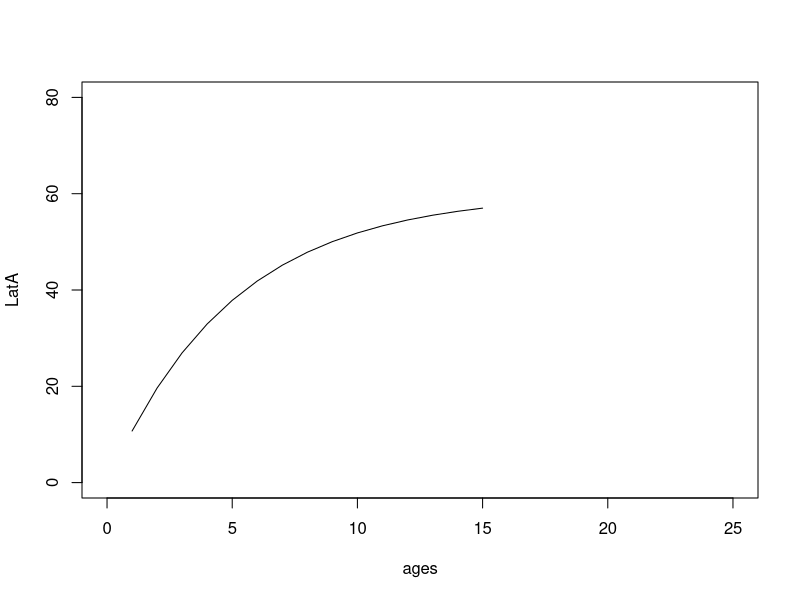
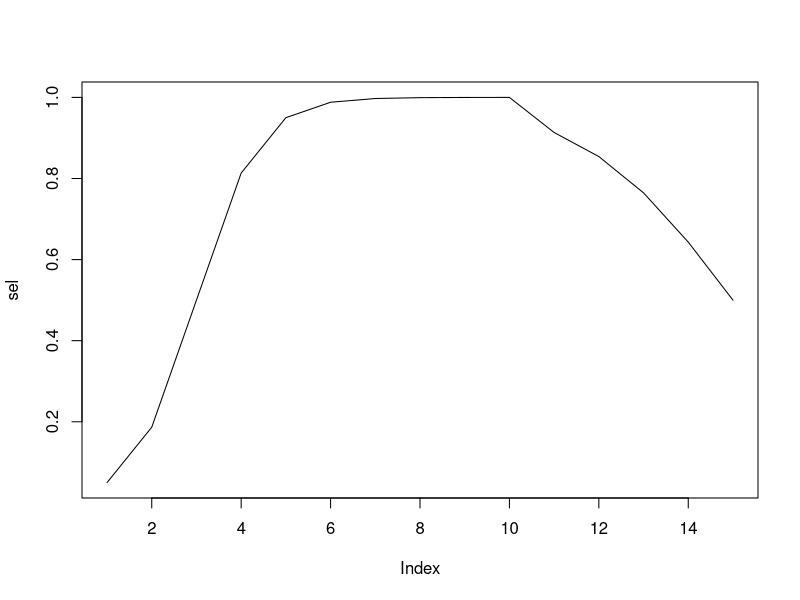

The R script that drew these images, in order:
#
# operating model M9: Flatfish, Flat, Dome shape
#-----------------------------------------------------
#---------------------------------------------------

# define functions
VB_func<-function(Linf,k,t0,age)
{
  Lt = Linf*(1-exp(-k*(age-t0))) # po is the length of age 0 fish.
  return(Lt)
}

mat_func<-function(L50,L95,length)
{
  b1=log(0.95/0.05)/(L95-L50)
  bo = -L50*b1
  logit_pt =  bo+b1*length
  matp= exp(logit_pt)/(1+exp(logit_pt))
  return(matp)
}

#---------------------------------------------------------------------------------
# define biological and fishing variables

nyear<-100 # number of years
rec.age<-1 # the age of recruitment to fishery
first.year<-2020 # the first year of projection

# biological variables
nage<-15 # number of ages

ages<-c(rec.age:(rec.age+nage-1)) # list of ages in the simulation
years<-c(first.year:(first.year+nyear-1)) # list of years in the simulation

len_mid<-seq(6,50,2)
len_border<-seq(5,51,2)
len_border[1]=-Inf
len_border[length(len_border)]=Inf
nlen<-length(len_mid)
len_lower=len_border[1:nlen]
len_upper=len_border[2:(nlen+1)]

M=0.2 # natural mortality
init_Z=0.5 # initial total mortality lead to equilibrium age structure

vbk=0.2
Linf=60
t0=1/60

LatA=VB_func(Linf,vbk,t0,ages)
plot(ages,LatA,type="l",ylim=c(0,80),xlim=c(0,25))

# weigth at length
a=exp(-12); b=3
W_at_len = a*(len_mid^b)

#plot(len_mid,W_at_len,type="l")

# maturation at length
mat_L50=35; mat_L95=40
mat=mat_func(mat_L50,mat_L95,len_mid)

#plot(len_mid,mat,type="l")

cv_L=0.2 # the coefficient of variance in length at age at the beginning year
cv_inc=0.2 # the coefficient of variance in growth increment

std_logR=0.3 # standard deviation of recruitment
std_logN0=0.2 # standar deviation of initial number at age

# SR relationship (BH model) aS/(b+S)
alpha=400
beta=10

ssb_test=seq(0,300,1)
rec_test=alpha*ssb_test/(beta+ssb_test)

#plot(ssb_test,rec_test,xlim=c(0,300),type="l")

# age-length tansition matrix
pla=matrix(NA,nrow=nage,ncol=nlen) # transfer age to length
ml=VB_func(Linf,vbk,t0,ages)
sl=cv_L*ml
for(i in 1:nlen){
  pla[,i]=pnorm(len_border[i+1],ml,sl)-pnorm(len_border[i],ml,sl)
}

# survey variables

std_SN=0.1 # survey measurement error

q_surv_L50=15 # survey catchability at length
q_surv_L95=20
q_surv=mat_func(q_surv_L50,q_surv_L95,len_mid)

# fishing variable

sel=c(mat_func(3,5,ages[1:10]),mat_func(15,10,ages[11:15])) # dome shape double logistic equation
plot(sel,type="l")

#-------------------------------------------------------------------------------------------------
# start the simulation
setwd("E:\\simulation study\\operating models\\M9")

for(iter in 4:100){
  
  # recruitment
  Rec<-rep(NA,nyear)
  R_init=500 # initial number of recruitment
  set.seed(iter)
  dev_logR = arima.sim(list(order=c(1,0,0), ar=0.1), n=nyear)*std_logR # std of rec is 0.2
  for(i in 1:nyear){
    Rec[i]<-exp(log(R_init)+dev_logR[i])
  }
  
  # mortality
  Z_at_age<-matrix(NA,nrow=nyear,ncol=nage) # total mortality at age
  F_at_age<-matrix(NA,nrow=nyear,ncol=nage) # fishing mortality at age
  M_at_age<-matrix(M,nrow=nyear,ncol=nage) # natural mortality at age
  set.seed(iter)
  F_yr<-0.3*exp(arima.sim(list(order=c(1,0,0), ar=0.75), n=nyear)*0.2) # annual fishing mortality
  for(i in 1:nyear){
    F_at_age[i,]<-F_yr[i]*sel
    Z_at_age[i,]<-F_at_age[i,]+M_at_age[i,]
  }
  
  N_at_age<-matrix(NA,nrow=nyear,ncol=nage) # abundance at age
  N_at_len<-matrix(NA,nrow=nyear,ncol=nlen) # abundance at length
 
  # first year age structure
  set.seed(iter)
  N0_at_age = rep(NA,nage)
  dev_logN0 = rnorm((nage-1),0,std_logN0) 
  N0_at_age[1]<-Rec[1]
  for(i in 2:nage){
    N0_at_age[i]=N0_at_age[i-1]*exp(-init_Z+dev_logN0[i-1])
  }
  
  # age-based cohort dynamics
  
  # define variables
  N_at_age<-matrix(NA,nrow=nyear,ncol=nage) # number at age
  N_at_len<-matrix(NA,nrow=nyear,ncol=nlen) # number at length
  #B_at_age<-matrix(NA,nrow=nyear,ncol=nage) # biomass at age
  B_at_len<-matrix(NA,nrow=nyear,ncol=nlen) # biomass at length
  #SB_at_age<-matrix(NA,nrow=nyear,ncol=nage) # spawning biomass at age
  SB_at_len<-matrix(NA,nrow=nyear,ncol=nlen) # spawning biomass at length
  CN_at_age<-matrix(NA,nrow=nyear,ncol=nage) # catch number at age
  CN_at_len<-matrix(NA,nrow=nyear,ncol=nlen) # catch number at length
  #CB_at_age<-matrix(NA,nrow=nyear,ncol=nage) # catch biomass at age
  CB_at_len<-matrix(NA,nrow=nyear,ncol=nlen) # catch biomass at length
  SSB=rep(NA,nyear)
  TN=rep(NA,nyear)
  TB=rep(NA,nyear)
  CN=rep(NA,nyear)
  CB=rep(NA,nyear)
  
  # Initialization
  N_at_age[1,]=N0_at_age
  N_at_len[1,]=N_at_age[1,]%*%pla
  B_at_len[1,]=N_at_len[1,]*W_at_len
  SB_at_len[1,]=B_at_len[1,]*mat
  SSB[1]=sum(SB_at_len[1,])
  
  # forward dynamics
  for(i in 2:nyear)
  {
    # recruitment process
    logR=log(alpha*SSB[i-1]/(beta + SSB[i-1])) # BH model
    Rec[i]<-exp(logR+dev_logR[i]) # add autocorrelated error
    N_at_age[i,1]<-Rec[i]
    
    for(j in 2:(nage-1))
    {
      # survival process
      N_at_age[i,j]<-N_at_age[i-1,j-1]*exp(-Z_at_age[i-1,j-1])
    }
    # plus group
    N_at_age[i,nage]<-N_at_age[i-1,nage-1]*exp(-Z_at_age[i-1,nage-1]) + N_at_age[i-1,nage]*exp(-Z_at_age[i-1,nage])
    
    N_at_len[i,]=N_at_age[i,]%*%pla
    B_at_len[i,]=N_at_len[i,]*W_at_len
    SB_at_len[i,]=B_at_len[i,]*mat
    SSB[i]=sum(SB_at_len[i,])
    
  }
   
  # derive other quantities
  for(i in 1:nyear)
  {
    for(j in 1:nage)
    {
      CN_at_age[i,j]=N_at_age[i,j]*(1-exp(-Z_at_age[i,j]))*(F_at_age[i,j]/Z_at_age[i,j])
    }
    CN_at_len[i,]=CN_at_age[i,]%*%pla
    CB_at_len[i,]=CN_at_len[i,]*W_at_len
    TN[i]=sum(N_at_len[i,])
    TB[i]=sum(B_at_len[i,])
    CN[i]=sum(CN_at_len[i,])
    CB[i]=sum(CB_at_len[i,])
  }
  
  # calculate research vessel survey index
  
  RVN_at_len=matrix(NA,nrow=nyear,ncol=nlen)
  RVB_at_len=matrix(NA,nrow=nyear,ncol=nlen)
  
  set.seed(iter)
  surv_error<-rnorm(nyear,0,std_SN)
  for(i in 1:nyear)
  {
    RVN_at_len[i,]=N_at_len[i,]*q_surv*exp(surv_error[i])
    RVB_at_len[i,]=RVN_at_len[i,]*W_at_len
  }
  
  for(i in 1:nyear)
  {
    for(j in 1:nlen)
    {
      if(RVN_at_len[i,j]<1e-6){RVN_at_len[i,j]=1e-6}
    }
  }
    
  RVN=rowSums(RVN_at_len)
  RVB=rowSums(RVB_at_len)
  
  sim.data=list(
    SN_at_len = RVN_at_len[81:100,],
    q_surv = q_surv,
    len_mid = len_mid,
    nyear=nyear-80,
    nage=nage,
    nlen=nlen,
    ages=c(1:nage),
    weight=matrix(rep(W_at_len,nyear-80),nrow=nlen,ncol=nyear-80),
    mat=matrix(rep(mat,nyear-80),nrow=nlen,ncol=nyear-80),
    
    sel = sel,
    F_at_age = F_at_age[81:100,],
    M_at_age = M_at_age[81:100,],
    N_at_len = N_at_len[81:100,],
    N_at_age = N_at_age[81:100,],
    B_at_len = B_at_len[81:100,],
    SB_at_len = SB_at_len[81:100,],
    CN_at_len = CN_at_len[81:100,],
    CN_at_age = CN_at_age[81:100,],
    CB_at_len = CB_at_len[81:100,],
    RVN_at_len = RVN_at_len[81:100,],
    RVB_at_len = RVB_at_len[81:100,],
    Rec = N_at_age[81:100,1],
    TN = TN[81:100],
    TB = TB[81:100],
    CN = CN[81:100],
    CB = CB[81:100],
    SSB = SSB[81:100]
  )
  
  save(sim.data,file=paste0("sim_rep",iter))
}
